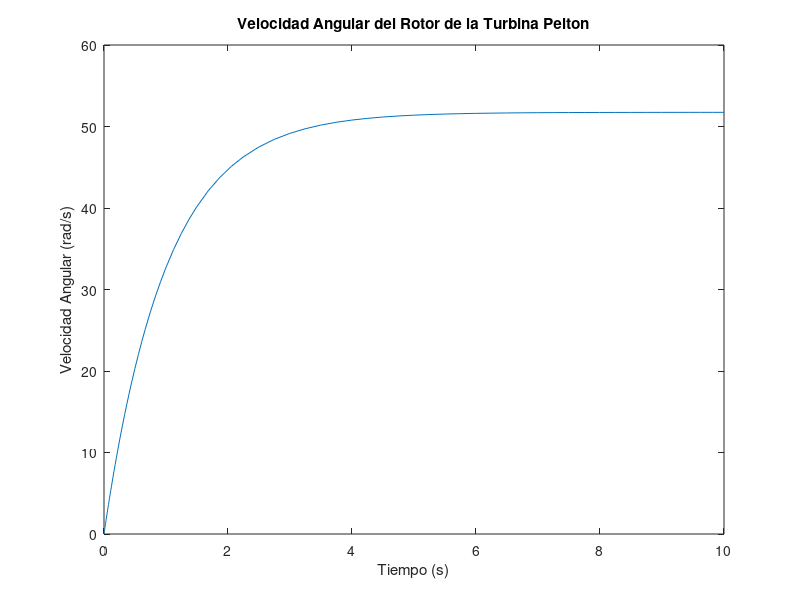

Source code (MATLAB):
% Parámetros del modelo
K = 0.9;  % Coeficiente de rendimiento de la turbina
Q = 0.1;  % Caudal de agua (m^3/s)
D = 1.0;  % Diámetro efectivo de las cucharas de la turbina (m)
I = 100;  % Momento de inercia del rotor (kg*m^2)
rho = 1000;  % Densidad del agua (kg/m^3)
g = 9.81;  % Aceleración debida a la gravedad (m/s^2)
H = 100;  % Altura de caída del agua (m)
alpha = deg2rad(45);  % Ángulo de impacto del chorro de agua (grados a radianes)
P_inyector = 100000;  % Presión del inyector (Pa)
A = pi * (D/2)^2;
% Parámetro de apertura de la boquilla
apertura_boquilla = 1;  % valor  entre 0 y 1

% Condiciones iniciales
N0 = 0;  % Velocidad angular inicial del rotor (rad/s)

% Tiempo de simulación
tspan = [0 10];  % Intervalo de tiempo de simulación (segundos)

% Constante de tiempo de la inercia del rotor
tau = I / 100;  % Ajusta el valor según tus necesidades

% Función que define la EDO*
ode = @(t, N) (2 * K * P_inyector *cos(alpha)*Q* H * apertura_boquilla) / (sqrt(g * H) * A * rho) - N/ tau;

% Resolver la EDO
[t, N] = ode45(ode, tspan, N0);

% Gráfico de la velocidad angular del rotor
figure;
plot(t, N);
xlabel('Tiempo (s)');
ylabel('Velocidad Angular (rad/s)');
title('Velocidad Angular del Rotor de la Turbina Pelton');

% Parámetros:
% - K: Coeficiente de rendimiento de la turbina
% - Q: Caudal de agua (m^3/s)
% - D: Diámetro efectivo de las cucharas de la turbina (m)
% - I: Momento de inercia del rotor (kg*m^2)
% - rho: Densidad del agua (kg/m^3)
% - g: Aceleración debida a la gravedad (m/s^2)
% - H: Altura de caída del agua (m)
% - alpha: Ángulo de impacto del chorro de agua (radianes)
% - P_inyector: Presión del inyector (Pa)

% Variables de entrada:
% - N0: Velocidad angular inicial del rotor (rad/s)
% - apertura_boquilla: Apertura de la boquilla (valor entre 0 y 1)
% - tau: Constante de tiempo de la inercia del rotor

% Variables de salida:
% - t: Tiempo (s)
% - N: Velocidad Angular (rad/s)
